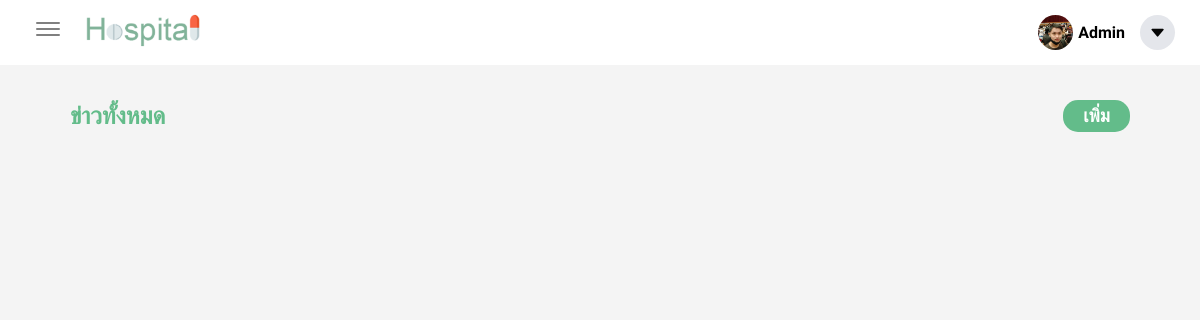
/mnews, run on an earlier commit of the app's database.
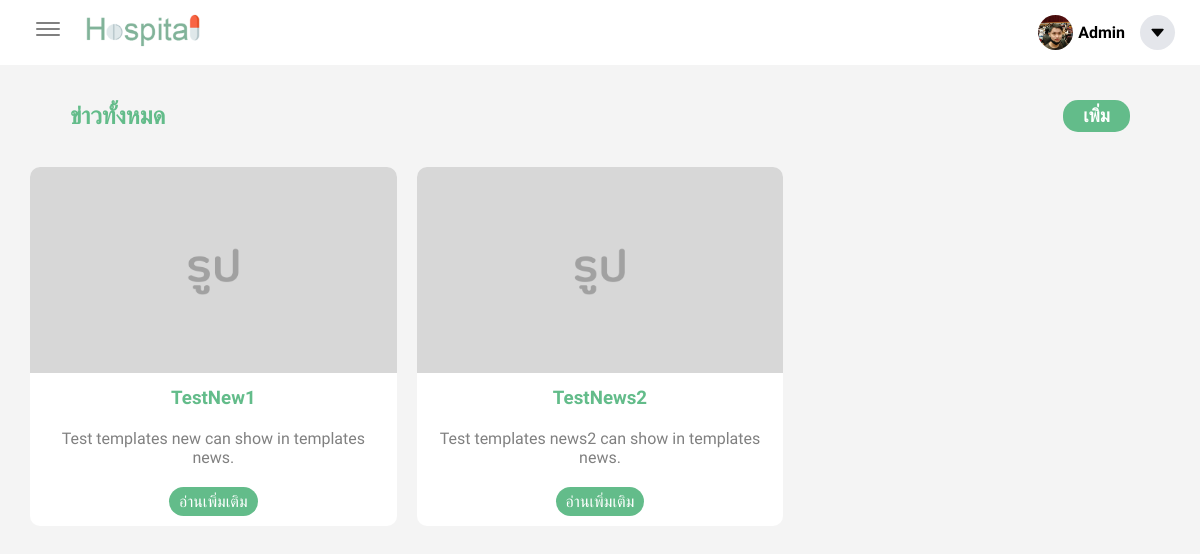
And on a later commit of the database.
### doctors/models.py (models this page shows, shortened)
class News(models.Model):
    Doctor_id = models.ForeignKey(Doctor, null = True, on_delete=models.CASCADE)
    header = models.CharField(max_length=150, null = True,)
    context = models.TextField()

### doctors/views.py (the view)
# urls.py: path('mnews', views.mnews, name="mnews"),
def mnews(request):
    news = News.objects.all()
    context = {"news": news}
    return render(request, "doctors/mnews.html", context)

### doctors/templates/doctors/mnews.html (shortened to what this page needs)
{% extends "doctors/adlayout.html" %}
{% load static %}
{% block content %}
    <div class="header-news-menu">
        <h2>ข่าวทั้งหมด</h2>
        <a href="{% url 'doctors:addNews' %}"><h3>เพิ่ม</h3></a>
    </div>
    <div class="news-card-area-all">
            {% for new in news %}
            <div class="news-card">
                <img src="{% static 'images/pic.jpg' %}">
                <div class="news-topic">
                    <h3>{{ new.header }}</h3>
                </div>
                <div class="details">
                    <p>{{ new.context }}</p>
                </div>
                <a href="{% url 'doctors:editnews_content' new.id %}" class="read-more">อ่านเพิ่มเติม</a>
            </div>
            {% endfor %}
    </div>
{% endblock %}

What changed in the data, as far as the page shows it:
added News: header "TestNew1", context "Test templates new can show in templates news."
added News: header "TestNews2", context "Test templates news2 can show in templates news."
